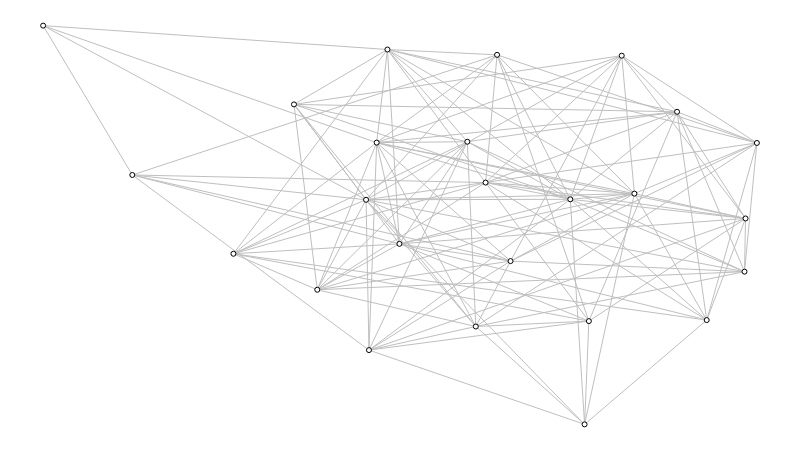

Write notebook code for a chart like this one.
### Code cell
def build_graph():
    g = nx.erdos_renyi_graph(NUM_NODES, DENSITY)

    sn.reset_node_colors(g)
    sn.reset_edge_colors(g)

    return g


g = build_graph()

sn.reset_positions(g)

sn.show_graph(g)

### Figure 1 — Plotly figure (JSON) as saved in the notebook; plotly's stock layout.template omitted (floating-point values rounded to 4 significant figures; data arrays with more than 128 entries replaced by an {"elided": "..."} marker saying what was removed)
{"data": [{"hoverinfo": "none", "line": {"color": "rgb(191, 191, 191)", "width": 1}, "mode": "lines", "type": "scatter", "uid": "bd8bd1b8-f82a-11e8-86c9-5cc9d39cfa3c", "x": {"elided": "399 float values"}, "y": {"elided": "399 float values"}}, {"hoverinfo": "none", "marker": {"color": "rgb(255, 255, 255)", "line": {"color": "rgb(0, 0, 0)", "width": 1}, "size": 5}, "mode": "markers+text", "text": [], "textfont": {"color": "rgb(0, 0, 0)"}, "textposition": "middle center", "type": "scatter", "uid": "bd8bf8ae-f82a-11e8-94f5-5cc9d39cfa3c", "x": [0.8882, 0.2666, 0.4673, 0.6199, 0.4565, 0.4992, 0.9841, 0.9827, 0.5943, 0.6549, 0.7646, 0.4525, 0.7586, 0.9297, 0.4824, 0.7386, 0.3514, 0.6062, 0.636, 1, 0.1249, 0, 0.8107, 0.8284, 0.3841], "y": [0.7839, 0.4279, 0.7066, 0.6064, 0.1863, 0.4527, 0.5164, 0.3829, 0.7089, 0.4095, 0.2589, 0.5633, 0, 0.2616, 0.9401, 0.5645, 0.8024, 0.2455, 0.9268, 0.7057, 0.6255, 1, 0.9247, 0.5787, 0.3376]}], "layout": {"height": 450, "margin": {"b": 0, "l": 0, "r": 0, "t": 0}, "showlegend": false, "width": 800, "xaxis": {"showgrid": false, "showticklabels": false, "zeroline": false}, "yaxis": {"showgrid": false, "showticklabels": false, "zeroline": false}}}
